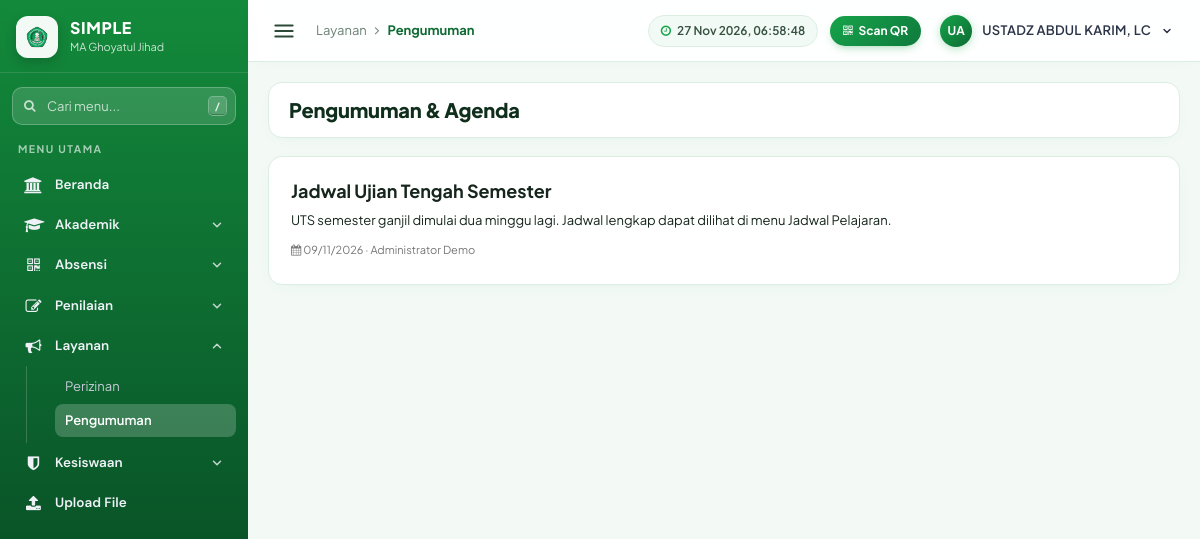
Screenshot of /index.php?page=Pengumuman (signed in) with the database file from the repository.
### tables this page shows
CREATE TABLE `master_menu_akses` (
  `id` int NOT NULL,
  `target_type` varchar(5) NOT NULL,
  `target_key` varchar(60) NOT NULL,
  `page_key` varchar(40) NOT NULL,
  `updated_by` varchar(100) DEFAULT NULL,
  `updated_date` datetime DEFAULT NULL
);

CREATE TABLE `pengumuman` (
  `id` int NOT NULL,
  `judul` varchar(150) NOT NULL,
  `isi` text NOT NULL,
  `penting` tinyint NOT NULL DEFAULT '0',
  `tanggal` date NOT NULL,
  `berlaku_sampai` date DEFAULT NULL,
  `penulis` varchar(100) DEFAULT NULL
);

### index.php (called while the page is built, shortened)
<?php
require_once __DIR__ . '/library/helpers.php';
require_once __DIR__ . '/library/access.php';
$routes = [
    'Dashboard' => 'pages/home.php',
    'Data-Siswa' => 'pages/siswa.php',
    'Data-Guru' => 'pages/guru.php',
    'Data-Kelas' => 'pages/kelas.php',
    'Absen-Scan' => 'pages/absen_scan.php',
    'Absen-Siswa' => 'pages/absen_siswa.php',
    'Absen-Guru' => 'pages/absen_guru.php',
    'Cetak-Kartu' => 'pages/kartu.php',
    'Profile' => 'pages/profile.php',
    'User-Guide' => 'pages/help.php',
    'Help' => 'pages/help.php',
    'Users' => 'pages/users.php',
    'Upload-File' => 'pages/upload_file.php',
    'Tahun-Ajaran' => 'pages/tahun_ajaran.php',
    'Mata-Pelajaran' => 'pages/mapel.php',
    'Jadwal' => 'pages/jadwal.php',
    'Perizinan' => 'pages/perizinan.php',
    'Pengumuman' => 'pages/pengumuman.php',
    'Kenaikan-Kelas' => 'pages/kenaikan.php',
    'Input-Nilai' => 'pages/nilai.php',
    'Rapor' => 'pages/rapor.php',
    'Cetak-Rapor' => 'pages/cetak_rapor.php',
    'Laporan' => 'pages/laporan.php',
    'Pelanggaran' => 'pages/pelanggaran.php',
    'Inventaris' => 'pages/inventaris.php',
    'Master-Menu' => 'pages/master_menu.php',
];
$page = $_GET['page'] ?? 'Dashboard';
if (!canAccess($page)) {
    http_response_code(403);
    include 'header.php';
    echo '<div class="right_col" role="main"><div class="x_panel" style="text-align:center;padding:40px"><h2><i class="fa fa-lock"></i> Akses ditolak</h2><p>Halaman ini tidak tersedia untuk peran Anda.</p><a href="?page=Dashboard" class="btn btn-primary">Kembali</a></div></div>';
    include 'footer.php';
    exit;
}
require __DIR__ . '/' . $routes[$page];

### library/access.php (called while the page is built, shortened)
<?php
function mgmtRoles() { return ['ADMIN', 'KEPALA MADRASAH', 'WAKIL KEPALA', 'TATA USAHA']; }
function menuRegistry() {
    return [
        ['Beranda', 'fa-university', 'Dashboard', null],
        ['Akademik', 'fa-graduation-cap', null, [['Data Siswa', 'Data-Siswa'], ['Data Guru', 'Data-Guru'], ['Data Kelas', 'Data-Kelas'], ['Mata Pelajaran', 'Mata-Pelajaran'], ['Jadwal Pelajaran', 'Jadwal'], ['Tahun Ajaran', 'Tahun-Ajaran'], ['Kenaikan Kelas', 'Kenaikan-Kelas']]],
        ['Absensi', 'fa-qrcode', null, [['Scan Absen', 'Absen-Scan'], ['Absensi Siswa', 'Absen-Siswa'], ['Absensi Guru', 'Absen-Guru']]],
        ['Penilaian', 'fa-pencil-square-o', null, [['Input Nilai', 'Input-Nilai'], ['Rapor', 'Rapor']]],
        ['Layanan', 'fa-bullhorn', null, [['Perizinan', 'Perizinan'], ['Pengumuman', 'Pengumuman']]],
        ['Kesiswaan', 'fa-shield', null, [['Pelanggaran Siswa', 'Pelanggaran']]],
        ['Inventaris', 'fa-archive', 'Inventaris', null],
        ['Laporan', 'fa-bar-chart', 'Laporan', null],
        ['Upload File', 'fa-upload', 'Upload-File', null],
        ['Pengaturan', 'fa-cog', null, [['Kelola User', 'Users'], ['Master Menu', 'Master-Menu']]],
    ];
}
function customAccess() {
    static $cache = false;
    if ($cache !== false) return $cache;
    $db = $GLOBALS['koneksidb'] ?? null;
    $targets = [['USER', (string)(int)($_SESSION['SES_USERID'] ?? 0)], ['ROLE', role()]];
    foreach ($targets as [$t, $k]) {
        $st = mysqli_prepare($db, "SELECT page_key FROM master_menu_akses WHERE target_type = ? AND target_key = ?");
        mysqli_stmt_bind_param($st, 'ss', $t, $k); mysqli_stmt_execute($st);
        $rows = []; $res = mysqli_stmt_get_result($st);
        while ($r = mysqli_fetch_row($res)) $rows[] = $r[0];
        if ($rows) return $cache = $rows;
    }
    return $cache = null;
}
function canAccess($page) {
    $alias = ['Cetak-Kartu' => 'Data-Siswa', 'Cetak-Rapor' => 'Rapor', 'Profile' => 'Dashboard', 'Help' => 'Dashboard', 'User-Guide' => 'Dashboard'];
    $page = $alias[$page] ?? $page;
    if ($page === 'Dashboard') return true;
    if ($page === 'Master-Menu') return role() === 'ADMIN';
    if ($page === 'Users') return role() === 'ADMIN' || isset($_SESSION['MASTER_LOGIN_SES']);
    $c = customAccess();
    if ($c !== null) return in_array($page, $c, true);
    return defaultAccess($page, role());
}

### library/helpers.php (called while the page is built, shortened)
<?php
function e($s) { return htmlspecialchars((string)$s, ENT_QUOTES, 'UTF-8'); }
function role() { return strtoupper((string)($_SESSION['SES_ROLE'] ?? '')); }
function initials($n) {
    $n = trim((string)$n); if ($n === '') return '?';
    $p = preg_split('/\s+/', $n);
    return strtoupper(mb_substr($p[0], 0, 1) . (isset($p[1]) ? mb_substr($p[1], 0, 1) : ''));
}
function qall($db, $sql, $types = '', $p = []) {
    $st = $db->prepare($sql);
    $st->execute();
    return $st->get_result()->fetch_all(MYSQLI_ASSOC);
}

### pages/pengumuman.php (the view, shortened to what this page needs)
<?php
$db = $koneksidb;
$isMgmt = in_array(role(), mgmtRoles(), true);
$rows = qall($db, "SELECT * FROM pengumuman " . ($isMgmt ? '' : "WHERE berlaku_sampai IS NULL OR berlaku_sampai >= CURDATE()") . " ORDER BY penting DESC, tanggal DESC, id DESC");
include "header.php";
?>
<div class="right_col" role="main">
  <div class="page-title"><div class="title_left"><h3>Pengumuman &amp; Agenda</h3></div>
    <div class="title_right"><?php if ($isMgmt): ?><button class="btn btn-primary btn-sm" id="btnAdd"><i class="fa fa-plus"></i> Buat Pengumuman</button><?php endif; ?></div></div>
  <?php foreach ($rows as $r): $exp = $r['berlaku_sampai'] && $r['berlaku_sampai'] < date('Y-m-d'); ?>
  <div class="x_panel" style="border-left:4px solid <?= $r['penting'] ? '#dc2626' : '#16a34a' ?><?= $exp ? ';opacity:.6' : '' ?>">
    <div class="x_content">
      <h4 style="margin-top:0"><?= $r['penting'] ? '<span class="label label-danger">PENTING</span> ' : '' ?><b><?= e($r['judul']) ?></b><?= $exp ? ' <span class="label label-default">kedaluwarsa</span>' : '' ?></h4>
      <p style="white-space:pre-line"><?= e($r['isi']) ?></p>
      <small class="text-muted"><i class="fa fa-calendar"></i> <?= date('d/m/Y', strtotime($r['tanggal'])) ?> &middot; <?= e($r['penulis']) ?></small>
    </div></div>
  <?php endforeach; ?>
</div>
<?php if ($isMgmt): ?>
<div class="modal fade" id="mdl" tabindex="-1"><div class="modal-dialog"><form class="modal-content" method="POST">
  <div class="modal-header"><button type="button" class="close" data-dismiss="modal">&times;</button><h4 class="modal-title" id="mTitle">Pengumuman</h4></div>
  <div class="modal-body"><input type="hidden" name="act" id="m_act" value="add"><input type="hidden" name="id" id="m_id">
    <div class="form-group"><label>Judul</label><input class="form-control" name="judul" id="m_judul" required maxlength="150"></div>
    <div class="form-group"><label>Isi</label><textarea class="form-control" name="isi" id="m_isi" rows="5" required></textarea></div>
    <div class="row"><div class="col-xs-6"><label>Berlaku sampai (opsional)</label><input type="date" class="form-control" name="berlaku_sampai" id="m_berlaku_sampai"></div>
      <div class="col-xs-6"><label>&nbsp;</label><div class="checkbox"><label><input type="checkbox" name="penting" id="m_penting" value="1"> Tandai penting</label></div></div></div>
  </div>
  <div class="modal-footer"><button type="button" class="btn btn-default" data-dismiss="modal">Batal</button><button class="btn btn-primary">Simpan</button></div>
</form></div></div>
<?php endif; include "footer.php"; ?>

### header.php (shortened to what this page needs)
<?php
$__page = $_GET['page'] ?? 'Dashboard';
$__alias = ['Cetak-Kartu' => 'Data-Siswa'];
$__page = $__alias[$__page] ?? $__page;
$__nama = $_SESSION['SES_NAMA'] ?? 'User';
$__menu = menuRegistry();
$__menu = array_values(array_filter(array_map(function ($m) {
  if ($m[3]) {
    $m[3] = array_values(array_filter($m[3], fn($k) => canAccess($k[1])));
    return $m[3] ? $m : null;
  }
  return canAccess($m[2]) ? $m : null;
}, $__menu)));
$__crumb = ['Beranda'];
foreach ($__menu as $__m) {
  if ($__m[3]) {
    foreach ($__m[3] as $__k) {
      if ($__k[1] === $__page) {
        $__crumb = [$__m[0], $__k[0]];
        break 2;
      }
    }
  }
}
?><!doctype html>
<html lang="id">
<head>
  <link rel="stylesheet" href="https://cdnjs.cloudflare.com/ajax/libs/twitter-bootstrap/3.4.1/css/bootstrap.min.css">
  <link rel="stylesheet" href="https://cdnjs.cloudflare.com/ajax/libs/font-awesome/4.7.0/css/font-awesome.min.css">
  <link rel="stylesheet" href="https://cdnjs.cloudflare.com/ajax/libs/select2/4.0.13/css/select2.min.css">
  <link rel="stylesheet" href="https://cdnjs.cloudflare.com/ajax/libs/datatables/1.10.21/css/jquery.dataTables.min.css">
  <link rel="stylesheet"
    href="https://cdnjs.cloudflare.com/ajax/libs/datatables.net-buttons-dt/1.7.1/css/buttons.dataTables.min.css">
  <link rel="stylesheet" href="https://cdnjs.cloudflare.com/ajax/libs/limonte-sweetalert2/11.4.8/sweetalert2.min.css">
  <link rel="stylesheet" href="assets/css/simple.css?v=<?= @filemtime(__DIR__ . '/assets/css/simple.css') ?>">
  <link rel="stylesheet" href="assets/css/legacy.css?v=<?= @filemtime(__DIR__ . '/assets/css/legacy.css') ?>">
  <link rel="stylesheet" href="assets/css/theme.css?v=<?= @filemtime(__DIR__ . '/assets/css/theme.css') ?>">
</head>
<body>
  <section id="app">
    <aside class="side" id="side">
      <a class="side-brand" href="?page=Dashboard">
        <div class="side-brand-logo"><img src="assets/img/logo.png" alt="Logo"></div>
        <div class="side-brand-text">
          <b>SIMPLE</b>
          <span>MA Ghoyatul Jihad</span>
        </div>
      </a>
      <div class="side-scroll">
        <div class="side-search-wrap">
          <i class="fa fa-search side-search-ico"></i>
          <input id="q" class="side-search" type="search" placeholder="Cari menu..." aria-label="Cari menu"
            autocomplete="off">
          <kbd class="side-search-kbd">/</kbd>
        </div>
        <div class="menu-label">MENU UTAMA</div>
        <nav id="nav">
          <?php foreach ($__menu as $m):
            [$nm, $ic, $lnk, $kids] = $m;
            $open = $kids && in_array($__page, array_column($kids, 1), true); ?>
            <div class="nav-item<?= $open ? ' open' : '' ?>" data-open="<?= $open ? 1 : 0 ?>">
              <?php if (!$kids): ?>
                <a class="nav-btn<?= $__page === $lnk ? ' act' : '' ?>" href="?page=<?= $lnk ?>"><i
                    class="fa <?= $ic ?>"></i><span><?= e($nm) ?></span></a>
              <?php else: ?>
                <button type="button" class="nav-btn" data-toggle aria-expanded="<?= $open ? 'true' : 'false' ?>"><i
                    class="fa <?= $ic ?>"></i><span><?= e($nm) ?></span>
                  <svg class="chev" viewBox="0 0 24 24" fill="none" stroke="currentColor" stroke-width="2.6"
                    stroke-linecap="round" stroke-linejoin="round">
                    <path d="m6 9 6 6 6-6" />
                  </svg></button>
                <div class="sub"><?php foreach ($kids as $k): ?>
                    <a class="sub-btn<?= $__page === $k[1] ? ' act' : '' ?>" href="?page=<?= $k[1] ?>"><?= e($k[0]) ?></a>
                  <?php endforeach; ?>
                </div>
              <?php endif; ?>
            </div>
          <?php endforeach; ?>
        </nav>
      </div>
    </aside>
    <div class="main-col">
      <header class="top">
        <div class="top-left">
          <button class="burger" id="burger" type="button" aria-label="Buka atau tutup menu"><svg viewBox="0 0 24 24"
              fill="none" stroke="currentColor" stroke-width="1.8" stroke-linecap="round">
              <path d="M4 7h16M4 12h16M4 17h16" />
            </svg></button>
          <div class="top-crumb" aria-label="Breadcrumb">
            <?php foreach ($__crumb as $idx => $c): ?>
              <?php if ($idx > 0): ?><i class="fa fa-angle-right"></i><?php endif; ?>
              <span class="<?= $idx === count($__crumb) - 1 ? 'is-active' : '' ?>"><?= e($c) ?></span>
            <?php endforeach; ?>
          </div>
        </div>
        <div class="top-right">
          <span class="top-clock" title="Waktu saat ini"><i class="fa fa-clock-o"></i> <span id="clock"></span></span>
          <?php if (canAccess('Absen-Scan') && $__page !== 'Absen-Scan'): ?>
            <a href="?page=Absen-Scan" class="top-scan-btn" title="Buka Scanner QR Absensi"><i class="fa fa-qrcode"></i> <span>Scan QR</span></a>
          <?php endif; ?>
          <div class="userbox">
          <button class="user-btn" id="userBtn" type="button" aria-haspopup="true" aria-expanded="false">
            <span class="avatar"><?= e(initials($__nama)) ?></span><span
              class="uname"><?= e(strtoupper($__nama)) ?></span>
            <svg viewBox="0 0 24 24" fill="none" stroke="currentColor" stroke-width="3" stroke-linecap="round"
              stroke-linejoin="round">
              <path d="m6 9 6 6 6-6" />
            </svg></button>
          </div>
        </div>
      </header>
      <main class="content">

### rows the page displays
master_menu_akses: page_key "Perizinan"
master_menu_akses: page_key "Pengumuman", page_key "Layanan"
pengumuman: judul "Jadwal Ujian Tengah Semester", isi "UTS semester ganjil dimulai dua minggu lagi. Jadwal lengkap dapat dilihat di menu Jadwal Pelajaran.", tanggal "09/11/2026", penulis "Administrator Demo"

### other values shown
$nm "Beranda"
$nm "Akademik"
$nm "Absensi"
$nm "Penilaian"
$nm "Layanan"
$nm "Kesiswaan"
$nm "Upload File"
initials($__nama) "UA"
$__nama "USTADZ ABDUL KARIM, LC"
